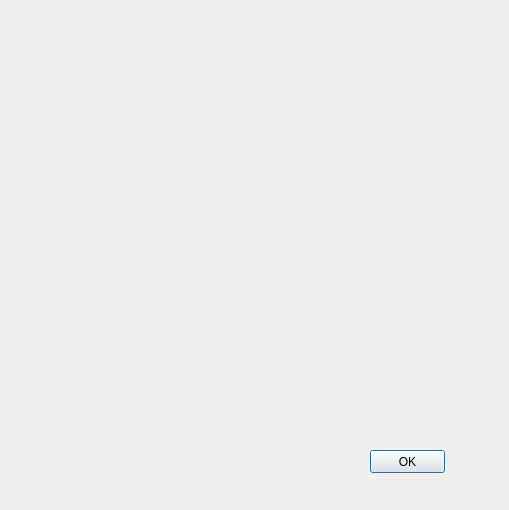
<?xml version="1.0" encoding="UTF-8"?>
<ui version="4.0">
 <class>Dialog</class>
 <widget class="QDialog" name="Dialog">
  <property name="geometry">
   <rect>
    <x>0</x>
    <y>0</y>
    <width>509</width>
    <height>510</height>
   </rect>
  </property>
  <property name="windowTitle">
   <string>Preferences</string>
  </property>
  <widget class="QPushButton" name="okButton">
   <property name="geometry">
    <rect>
     <x>370</x>
     <y>450</y>
     <width>75</width>
     <height>23</height>
    </rect>
   </property>
   <property name="text">
    <string>OK</string>
   </property>
  </widget>
 </widget>
 <resources/>
 <connections/>
</ui>
